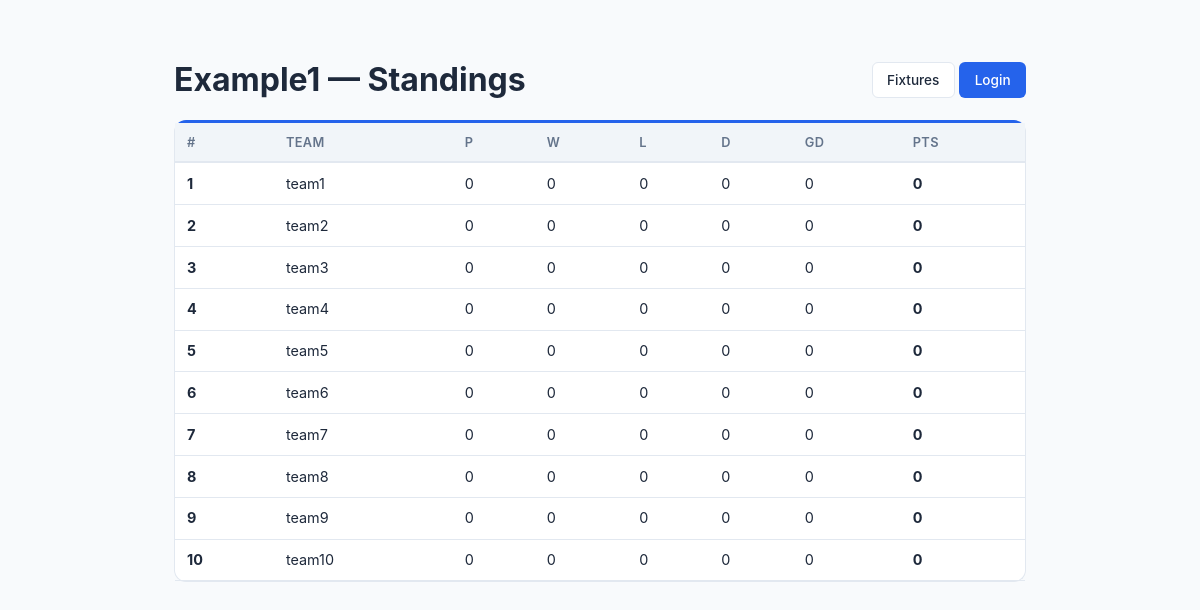
The page /public/standings/ on the database its author committed.
### core/models.py (models this page shows, shortened)
class Tournament(models.Model):
    FORMAT_CHOICES = [
        ("round_robin", "Round Robin"),
        ("double_round_robin", "Double Round Robin"),
        ("knockout", "Knockout"),
        ("double_elimination", "Double Elimination"),
        ("consolation", "Consolation"),
        ("hybrid", "Hybrid (Groups + Knockout)"),
    ]
    SPORT_CHOICES = [
        ("badminton", "Badminton"),
        ("tennis", "Tennis"),
        ("volleyball", "Volleyball"),
        ("basketball", "Basketball"),
        ("soccer", "Soccer"),
        ("cricket", "Cricket"),
        ("table_tennis", "Table Tennis"),
        ("other", "Other"),
    ]
    WITHDRAWAL_POLICY_CHOICES = [
        ("forfeit", "Forfeit remaining matches"),
        ("void", "Void remaining matches"),
    ]
    name = models.CharField(max_length=200)
    sport_type = models.CharField(
        max_length=30, choices=SPORT_CHOICES, default="other",
        help_text="Type of sport for this tournament",
    )
    format = models.CharField(max_length=30, choices=FORMAT_CHOICES)
    players_per_team = models.IntegerField(
        default=1, help_text="Number of players required per team",
    )
    status = models.CharField(
        max_length=20,
        choices=[
            ("setup", "Setup"),
            ("registration_open", "Registration Open"),
            ("ready", "Ready for Scheduling"),
            ("scheduled", "Schedule Draft Ready"),
            ("active", "Active"),
            ("completed", "Completed"),
        ],
        default="setup",
    )
    created_at = models.DateTimeField(auto_now_add=True)
    started_at = models.DateTimeField(null=True, blank=True)
    completed_at = models.DateTimeField(null=True, blank=True)
    start_date = models.DateField(
        default=timezone.localdate,
        null=True,
        blank=True,
        help_text="Date from which automatic scheduling should begin",
    )
    expected_teams_count = models.PositiveIntegerField(
        default=0,
        blank=True,
        help_text="Expected number of teams before the tournament can start",
    )
    points_per_win = models.IntegerField(default=3)
    points_per_loss = models.IntegerField(default=0)
    points_per_draw = models.IntegerField(default=1)
    tiebreaker_order = models.TextField(
        default='["game_diff", "games_won", "head_to_head"]'
    )
    num_groups = models.IntegerField(default=2, help_text="For hybrid format")
    teams_per_group_advance = models.IntegerField(
        default=2, help_text="Teams advancing from each group"
    )
    withdrawal_policy = models.CharField(
        max_length=20, choices=WITHDRAWAL_POLICY_CHOICES, default="forfeit"
    )
    default_match_duration = models.IntegerField(
        default=30, help_text="Minutes per match"
    )
    champion = models.ForeignKey(
        "Team",
        null=True,
        blank=True,
        on_delete=models.SET_NULL,
        related_name="championships",
        help_text="Team that won the tournament",
    )
    def get_tiebreaker_order(self):
        return json.loads(self.tiebreaker_order)

class Team(models.Model):
    STATUS_CHOICES = [
        ("active", "Active"),
        ("withdrawn", "Withdrawn"),
    ]
    user = models.ForeignKey(User, on_delete=models.CASCADE, related_name="captained_teams")
    tournament = models.ForeignKey(
        Tournament, on_delete=models.CASCADE, related_name="teams"
    )
    name = models.CharField(max_length=100)
    department = models.CharField(max_length=120, blank=True, default="")
    status = models.CharField(max_length=20, choices=STATUS_CHOICES, default="active")
    withdrawn_at = models.DateTimeField(null=True, blank=True)
    group = models.CharField(max_length=5, blank=True, default="")
    preferred_courts = models.ManyToManyField(Court, blank=True, related_name="preferred_by")
    availability_notes = models.TextField(blank=True, default="")
    seed = models.IntegerField(default=0)
    class Meta:
        unique_together = [["tournament", "name"], ["tournament", "user"]]

### core/views.py (the view)
# urls.py: path("public/standings/", views.public_standings, name="public_standings"),
def public_standings(request):
    tournament = _get_tournament(request)
    if not tournament:
        return render(request, "core/public_standings.html", {})
    _expire_pending_score_disputes(tournament)
    context = {"tournament": tournament}
    if tournament.format in ("round_robin", "double_round_robin", "hybrid"):
        if tournament.format == "hybrid":
            groups = sorted(set(tournament.teams.exclude(group="").values_list("group", flat=True)))
            context["group_standings"] = {g: calculate_standings(tournament, group=g) for g in groups}
            ko_matches = tournament.matches.filter(group="", bracket_type="winners")
            if ko_matches.exists():
                context["bracket"] = get_bracket_data(tournament)
        else:
            context["standings"] = calculate_standings(tournament)
    if tournament.format in ("knockout", "double_elimination", "consolation"):
        context["bracket"] = get_bracket_data(tournament)
    return render(request, "core/public_standings.html", context)

### core/standings.py (called while the page is built)
def _sort_key(standing, tiebreakers):
    key = [standing["points"]]
    for tb in tiebreakers:
        if tb == "game_diff":
            key.append(standing["game_diff"])
        elif tb == "games_won":
            key.append(standing["games_won"])
        elif tb == "head_to_head":
            key.append(0)  # Simplified; would need pairwise comparison
    return tuple(key)

### core/views.py (called while the page is built, shortened)
def _get_available_tournaments():
    return Tournament.objects.annotate(
        team_count=Count("teams", distinct=True),
        match_count=Count("matches", distinct=True),
    ).annotate(
        status_rank=db_models.Case(
            db_models.When(status="active", then=db_models.Value(0)),
            db_models.When(status="registration_open", then=db_models.Value(1)),
            db_models.When(status="ready", then=db_models.Value(2)),
            db_models.When(status="scheduled", then=db_models.Value(3)),
            db_models.When(status="setup", then=db_models.Value(4)),
            db_models.When(status="completed", then=db_models.Value(5)),
            default=db_models.Value(6),
            output_field=db_models.IntegerField(),
        )
    ).order_by("status_rank", "-created_at")

def _get_tournament(request=None):
    tournaments = Tournament.objects.all()
    return _get_available_tournaments().first()

def _expire_pending_score_disputes(tournament=None):
    pending_scores = Match.objects.filter(
        status="pending_confirmation",
        dispute_deadline_at__isnull=False,
    ).select_related("team1", "team2", "tournament")
    if tournament is not None:
        pending_scores = pending_scores.filter(tournament=tournament)
    now = timezone.now()

### templates/core/public_standings.html (shortened to what this page needs)
{% load static %}
<!DOCTYPE html>
<html lang="en">
<head>
    <link rel="stylesheet" href="{% static 'css/style.css' %}">
</head>
<body>
<div class="content" style="max-width:900px;margin:2rem auto;">
    <div class="d-flex justify-between align-center mb-2">
        <h1>{% if tournament %}{{ tournament.name }}{% endif %} — Standings</h1>
        <div>
            <a href="{% url 'public_fixtures' %}" class="btn btn-outline">Fixtures</a>
            <a href="{% url 'login' %}" class="btn btn-primary">Login</a>
        </div>
    </div>
    {% if standings %}
    <div class="card">
        <div class="table-container">
        <table>
            <thead><tr><th>#</th><th>Team</th><th>P</th><th>W</th><th>L</th><th>D</th><th>GD</th><th>Pts</th></tr></thead>
            <tbody>
            {% for s in standings %}
            <tr>
                <td><strong>{{ s.rank }}</strong></td>
                <td>{{ s.team.name }}</td>
                <td>{{ s.played }}</td>
                <td>{{ s.wins }}</td>
                <td>{{ s.losses }}</td>
                <td>{{ s.draws }}</td>
                <td>{{ s.game_diff }}</td>
                <td><strong>{{ s.points }}</strong></td>
            </tr>
            {% endfor %}
            </tbody>
        </table>
        </div>
    </div>
    {% endif %}
</div>
</body>
</html>

### static/css/style.css (style rules this page uses)
:root { --primary: #2563eb; --primary-dark: #1d4ed8; --success: #16a34a; --warning: #d97706; --danger: #dc2626; --info: #0891b2; --bg: #f8fafc; --bg-card: #ffffff; --text: #1e293b; --text-muted: #64748b; --border: #e2e8f0; --sidebar-bg: #1e293b; --sidebar-text: #cbd5e1; --sidebar-active: #2563eb; }
* { box-sizing: border-box; margin: 0; padding: 0; }
body { font-family: -apple-system, BlinkMacSystemFont, 'Segoe UI', Roboto, sans-serif; background: var(--bg); color: var(--text); line-height: 1.5; }
.content { padding: 1.5rem; max-width: 1400px; }
.card { background: var(--bg-card); border: 1px solid var(--border); border-top: 3px solid var(--primary); border-radius: 12px; margin-bottom: 1rem; }
.table-container { overflow-x: auto; }
table { width: 100%; border-collapse: collapse; font-size: 0.9rem; }
th { background: #f1f5f9; padding: 0.6rem 0.75rem; text-align: left; font-weight: 600; font-size: 0.8rem; text-transform: uppercase; letter-spacing: 0.03em; color: var(--text-muted); border-bottom: 2px solid var(--border); white-space: nowrap; }
td { padding: 0.6rem 0.75rem; border-bottom: 1px solid var(--border); vertical-align: middle; }
.btn { display: inline-flex; align-items: center; gap: 0.4rem; padding: 0.45rem 0.9rem; border-radius: 6px; font-size: 0.85rem; font-weight: 500; border: 1px solid transparent; cursor: pointer; text-decoration: none; transition: all 0.15s; white-space: nowrap; }
.btn-primary { background: var(--primary); color: white; }
.btn-outline { background: white; border-color: var(--border); color: var(--text); }
.mb-2 { margin-bottom: 1rem; }
.d-flex { display: flex; }
.align-center { align-items: center; }
.justify-between { justify-content: space-between; }

### rows shown on the page
Tournament: name "Example1"
Team: rank "1", team.name "team1", played "0", wins "0", losses "0", draws "0", game_diff "0", points "0"
Team: rank "2", team.name "team2", played "0", wins "0", losses "0", draws "0", game_diff "0", points "0"
Team: rank "3", team.name "team3", played "0", wins "0", losses "0", draws "0", game_diff "0", points "0"
Team: rank "4", team.name "team4", played "0", wins "0", losses "0", draws "0", game_diff "0", points "0"
Team: rank "5", team.name "team5", played "0", wins "0", losses "0", draws "0", game_diff "0", points "0"
Team: rank "6", team.name "team6", played "0", wins "0", losses "0", draws "0", game_diff "0", points "0"
Team: rank "7", team.name "team7", played "0", wins "0", losses "0", draws "0", game_diff "0", points "0"
Team: rank "8", team.name "team8", played "0", wins "0", losses "0", draws "0", game_diff "0", points "0"
Team: rank "9", team.name "team9", played "0", wins "0", losses "0", draws "0", game_diff "0", points "0"
Team: rank "10", team.name "team10", played "0", wins "0", losses "0", draws "0", game_diff "0", points "0"
